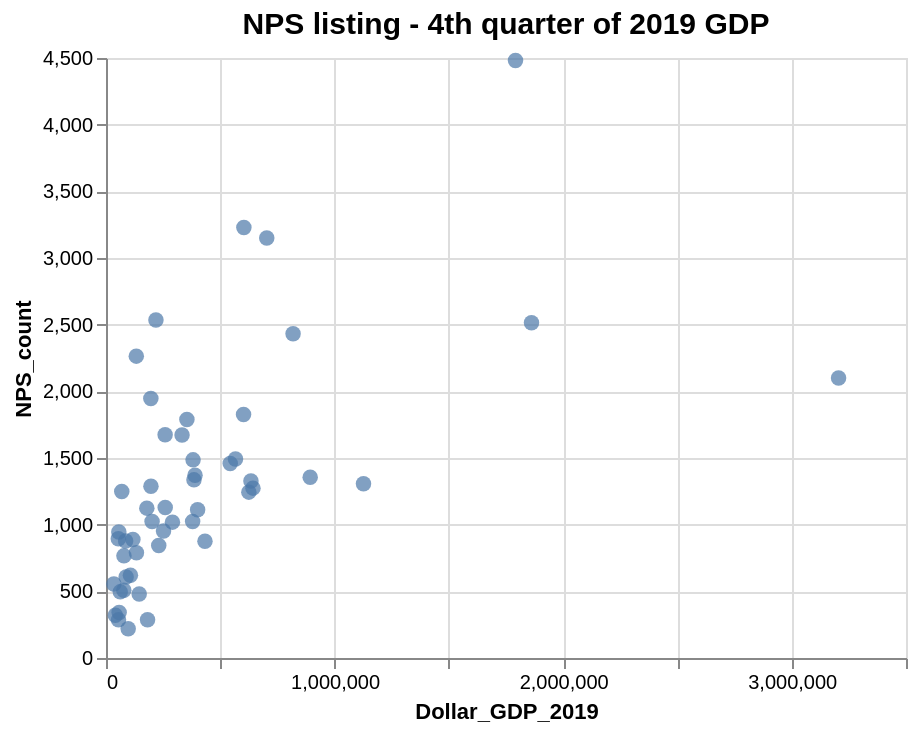

Express this chart as Vega-Lite.
### Vega-Lite specification from a JSON file in a GitHub repository (floating-point values rounded to 4 significant figures)
{"config": {"view": {"continuousWidth": 400, "continuousHeight": 300}, "title": {"fontSize": 15}}, "data": {"name": "data-3972d757a6afd1bdab35373582a74799"}, "mark": {"type": "circle", "size": 60}, "encoding": {"tooltip": [{"type": "nominal", "field": "State"}, {"type": "quantitative", "field": "Dollar_GDP_2019"}, {"type": "quantitative", "field": "NPS_count"}], "x": {"type": "quantitative", "field": "Dollar_GDP_2019"}, "y": {"type": "quantitative", "field": "NPS_count"}}, "title": "NPS listing - 4th quarter of 2019 GDP", "$schema": "https://vega.github.io/schema/vega-lite/v4.8.1.json", "datasets": {"data-3972d757a6afd1bdab35373582a74799": [{"State": "ALABAMA", "Dollar_GDP_2019": 230750, "NPS_count": 843}, {"State": "ALASKA", "Dollar_GDP_2019": 54675, "NPS_count": 286}, {"State": "ARIZONA", "Dollar_GDP_2019": 379019, "NPS_count": 1023}, {"State": "ARKANSAS", "Dollar_GDP_2019": 132596, "NPS_count": 2264}, {"State": "CALIFORNIA", "Dollar_GDP_2019": 3205000, "NPS_count": 2100}, {"State": "COLORADO", "Dollar_GDP_2019": 400863, "NPS_count": 1112}, {"State": "CONNECTICUT", "Dollar_GDP_2019": 290703, "NPS_count": 1019}, {"State": "DELAWARE", "Dollar_GDP_2019": 77879, "NPS_count": 508}, {"State": "DISTRICT OF COLUMBIA", "Dollar_GDP_2019": 145278, "NPS_count": 480}, {"State": "FLORIDA", "Dollar_GDP_2019": 1126510, "NPS_count": 1307}, {"State": "GEORGIA", "Dollar_GDP_2019": 634138, "NPS_count": 1327}, {"State": "HAWAII", "Dollar_GDP_2019": 97001, "NPS_count": 219}, {"State": "IDAHO", "Dollar_GDP_2019": 85791, "NPS_count": 877}, {"State": "ILLINOIS", "Dollar_GDP_2019": 893356, "NPS_count": 1355}, {"State": "INDIANA", "Dollar_GDP_2019": 384872, "NPS_count": 1336}, {"State": "IOWA", "Dollar_GDP_2019": 196247, "NPS_count": 1947}, {"State": "KANSAS", "Dollar_GDP_2019": 178605, "NPS_count": 1124}, {"State": "KENTUCKY", "Dollar_GDP_2019": 218426, "NPS_count": 2535}, {"State": "LOUISIANA", "Dollar_GDP_2019": 259079, "NPS_count": 1129}, {"State": "MAINE", "Dollar_GDP_2019": 68985, "NPS_count": 1249}, {"State": "MARYLAND", "Dollar_GDP_2019": 432998, "NPS_count": 876}, {"State": "MASSACHUSETTS", "Dollar_GDP_2019": 603210, "NPS_count": 3229}, {"State": "MICHIGAN", "Dollar_GDP_2019": 543489, "NPS_count": 1458}, {"State": "MINNESOTA", "Dollar_GDP_2019": 389504, "NPS_count": 1370}, {"State": "MISSISSIPPI", "Dollar_GDP_2019": 117642, "NPS_count": 888}, {"State": "MISSOURI", "Dollar_GDP_2019": 332660, "NPS_count": 1672}, {"State": "MONTANA", "Dollar_GDP_2019": 54035, "NPS_count": 894}, {"State": "NEBRASKA", "Dollar_GDP_2019": 133201, "NPS_count": 789}, {"State": "NEVADA", "Dollar_GDP_2019": 181752, "NPS_count": 287}, {"State": "NEW HAMPSHIRE", "Dollar_GDP_2019": 88015, "NPS_count": 608}, {"State": "NEW JERSEY", "Dollar_GDP_2019": 642968, "NPS_count": 1274}, {"State": "NEW MEXICO", "Dollar_GDP_2019": 106914, "NPS_count": 621}, {"State": "NEW YORK", "Dollar_GDP_2019": 1791567, "NPS_count": 4481}, {"State": "NORTH CAROLINA", "Dollar_GDP_2019": 601788, "NPS_count": 1826}, {"State": "NORTH DAKOTA", "Dollar_GDP_2019": 57472, "NPS_count": 341}, {"State": "OHIO", "Dollar_GDP_2019": 703369, "NPS_count": 3150}, {"State": "OKLAHOMA", "Dollar_GDP_2019": 201604, "NPS_count": 1023}, {"State": "OREGON", "Dollar_GDP_2019": 258693, "NPS_count": 1675}, {"State": "PENNSYLVANIA", "Dollar_GDP_2019": 818449, "NPS_count": 2432}, {"State": "RHODE ISLAND", "Dollar_GDP_2019": 62335, "NPS_count": 496}, {"State": "SOUTH CAROLINA", "Dollar_GDP_2019": 251665, "NPS_count": 952}, {"State": "SOUTH DAKOTA", "Dollar_GDP_2019": 56052, "NPS_count": 945}, {"State": "TENNESSEE", "Dollar_GDP_2019": 380823, "NPS_count": 1486}, {"State": "TEXAS", "Dollar_GDP_2019": 1861582, "NPS_count": 2514}, {"State": "UTAH", "Dollar_GDP_2019": 196639, "NPS_count": 1288}, {"State": "VERMONT", "Dollar_GDP_2019": 34320, "NPS_count": 555}, {"State": "VIRGINIA", "Dollar_GDP_2019": 566529, "NPS_count": 1492}, {"State": "WASHINGTON", "Dollar_GDP_2019": 624861, "NPS_count": 1244}, {"State": "WEST VIRGINIA", "Dollar_GDP_2019": 78480, "NPS_count": 766}, {"State": "WISCONSIN", "Dollar_GDP_2019": 353935, "NPS_count": 1788}, {"State": "WYOMING", "Dollar_GDP_2019": 40764, "NPS_count": 320}]}}
